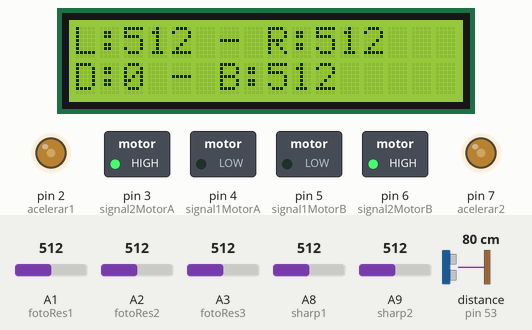
This sketch was run on a simulated Arduino Mega 2560, built with avr-gcc and run on an emulated ATmega2560. Parts: 16×2 character LCD, switched loads named in the sketch (green lamp = pin HIGH), output pins drawn as LEDs (lit = HIGH). Wiring (inferred from the names in the program): ultrasonic range finder: trigger pin 51; echo pin 53. Inputs (shaded band) come from the test bench; at power-on: A3 (fotoRes3) = 512, A1 (fotoRes1) = 512, A2 (fotoRes2) = 512, A8 (sharp1) = 512, A9 (sharp2) = 512, distance to the obstacle (sensor on pin 53) 80 cm. The echo pulse lasts 58.3 µs per cm; pins used as bus, display or sensor lines are not drawn; what the sketch prints to the serial monitor is not drawn.

Above: at 1.2 s.
1.3 s: A3 (fotoRes3) set to 348
At 3.1 s:
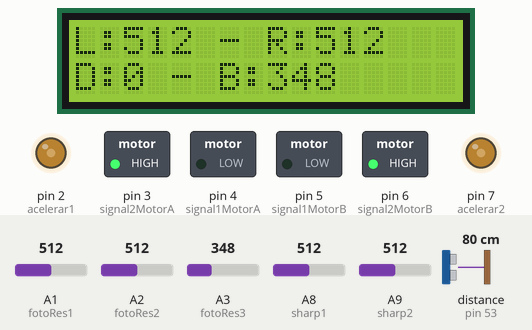
3.6 s: A3 (fotoRes3) set to 321
At 5.2 s:
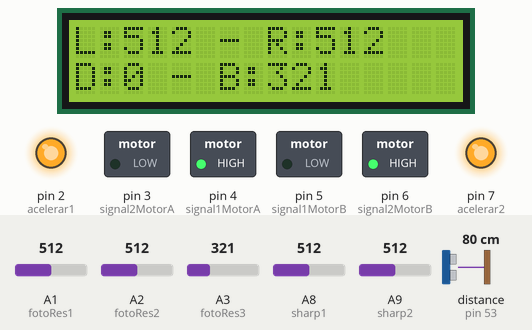
5.8 s: A1 (fotoRes1) set to 575
8.8 s: A1 (fotoRes1) set to 606
At 10.9 s:
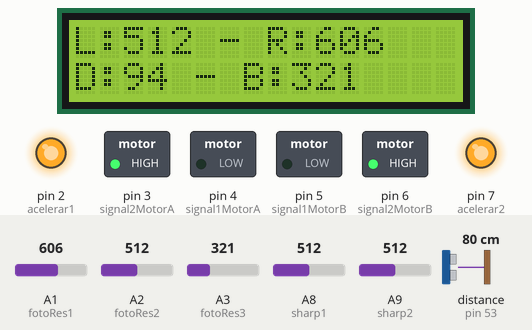
11.3 s: A2 (fotoRes2) set to 544
At 13.2 s:
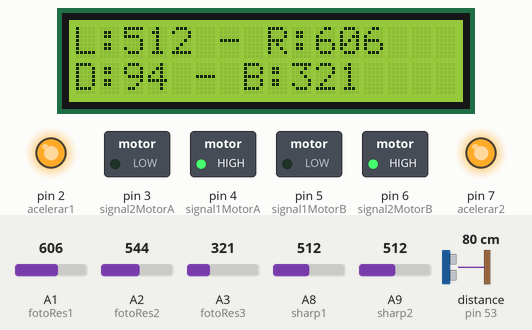
13.5 s: A2 (fotoRes2) set to 697
At 16.5 s:
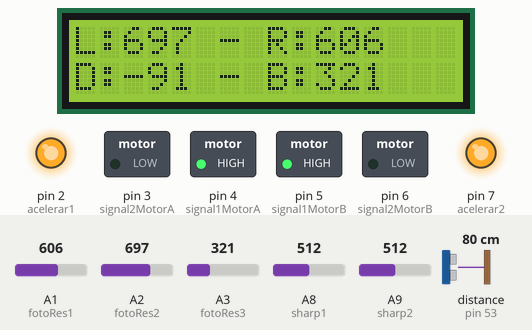
Timing chart, 0 to 17.5 s (numbered marks = the images above; inputs shaded):
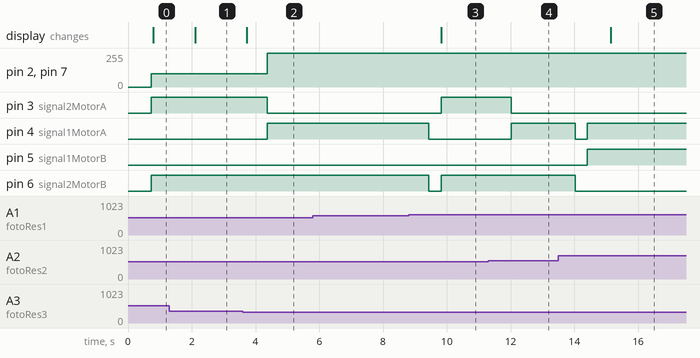

Measured:
- the behaviour switches between 340 and 339 on A3 (fotoRes3) (found by bisection; images 1 and 2)
- the behaviour switches between 591 and 592 on A1 (fotoRes1) (found by bisection; images 2 and 3)
- the behaviour switches between 526 and 527 on A2 (fotoRes2) (found by bisection; images 3 and 4)
- after the input at 1.3 s, the display: changes after 0.81 s (image 1)
- after the input at 3.6 s, pin 2 (acelerar1), pin 7 (acelerar2): 100/255 → 255/255 after 0.76 s; pin 3 (signal2MotorA): HIGH → LOW after 0.76 s; pin 4 (signal1MotorA): LOW → HIGH after 0.76 s; the display: changes after 0.12 s (image 2)
- after the input at 5.8 s, every drawn part: stays the same
- after the input at 8.8 s, pin 3 (signal2MotorA): LOW → HIGH after 1.0 s; pin 4 (signal1MotorA): HIGH → LOW after 0.64 s; pin 6 (signal2MotorB): HIGH → LOW after 0.64 s, → HIGH 0.39 s later; the display: changes after 1.0 s (image 3)
- after the input at 11.3 s, pin 3 (signal2MotorA): HIGH → LOW after 0.72 s; pin 4 (signal1MotorA): LOW → HIGH after 0.72 s
- after the input at 13.5 s, pin 4 (signal1MotorA): HIGH → LOW after 0.53 s, → HIGH 0.36 s later; pin 5 (signal1MotorB): LOW → HIGH after 0.90 s; pin 6 (signal2MotorB): HIGH → LOW after 0.53 s; the display: changes after 1.6 s (image 5)

The sketch:

P10A3-CodigoFinal.ino
```cpp
#include <Wire.h>
#include <LiquidCrystal_I2C.h>
#include "DHT.h"

#define acelerar1 2
#define signal1MotorA 4
#define signal2MotorA 3

#define acelerar2 7
#define signal1MotorB 5
#define signal2MotorB 6

#define voltimetro A0

#define fotoRes1 A1
#define fotoRes2 A2
#define fotoRes3 A3

#define voltimetro A0
#define sharp1 A8
#define sharp2 A9
#define trig 51
#define echo 53

int estado = 0;
int fast = 70, slow = 45, verySlow = 45;

int minV = 687;
int voltaje, battery;

int L_LDR, R_LDR, B_LDR, light_dif;
int umbral_sup = 80, umbral_inf = -80;
int umbralB = 340;

float US_Sensor, L_Sharp, R_Sharp;
int minDist = 40, distRL;


long tiempo;

LiquidCrystal_I2C lcd(0x27,16,2);

void setup() {
  Serial.begin(9600);

  lcd.init();
  lcd.backlight();

  pinMode(signal1MotorA, OUTPUT);
  pinMode(signal1MotorB, OUTPUT);
  pinMode(signal2MotorA, OUTPUT);
  pinMode(signal2MotorB, OUTPUT);

  pinMode(acelerar1, OUTPUT);
  pinMode(acelerar2, OUTPUT);

  pinMode(trig, OUTPUT);
  pinMode(echo, INPUT);

  DriveRobot(0,0);
}

void loop() {
//  if (tiempo % 5000 == 0) {
//    checkBattery();
//  }

  lightSensor();
  distanceSensor();
  followLight();
  lcd.setCursor(0,0);
  //lcd.print("Estado:");
  //lcd.print(estado);
}

void followLight() {
  switch (estado) {
    case 0: // Mientras la luz este directamente en frente y no existan obstaculos en frente, avanza
      while ((light_dif > umbral_inf) && (light_dif < umbral_sup) && (US_Sensor > minDist) && (B_LDR < umbralB)) {
        lightSensor();
        distanceSensor();
        DriveRobot(1,1);
        controlVelocidad(fast, fast);
      }

      DriveRobot(0,0);
      if (B_LDR >= umbralB) {
        estado = 1;
      } else if (US_Sensor > minDist) {
        estado = 2;
      } else {
        // If la luz es muy brillante estado 5 si no estado 3
        estado = 3;
      }
      break;

    case 1: // Caso donde el robot esta volteando al revés
      while (B_LDR >= umbralB) {
          lightSensor();
          DriveRobot(-1,1);
          // controlVelocidad(slow, slow);
          analogControlVelocidad(100, 100);
      }
      estado = 0;
      break;

    case 2: // Caso donde el robot no está viendo hacia la luz
      if (light_dif >= umbral_sup) { // Turn right
        while (light_dif >= umbral_sup) {
          lightSensor();
          DriveRobot(-1,1);
          controlVelocidad(slow, slow);
          //analogControlVelocidad(100, 100);
        }
      } else if (light_dif <= umbral_inf) { // Turn left
        while (light_dif <= umbral_inf) {
          lightSensor();
          DriveRobot(1,-1);
          controlVelocidad(slow, slow);
          //analogControlVelocidad(100, 100);
        }
      }
      // Ya se enderezó
      estado = 0;
      break;

    case 3: // Caso donde el robot tiene un obstaculo en frente y busca orientarse para evadir objeto
      if (R_Sharp >= L_Sharp) { // Hay algo mas cerca a la izquierda entonces preferimos derecha
        while (US_Sensor <= minDist) {
          distanceSensor();
          DriveRobot(-1,1);
          // analogControlVelocidad(150, 150);
          controlVelocidad(verySlow, verySlow);
        }
        DriveRobot(0,0);
//        delay(1000);
        distRL = L_Sharp;
        while ((L_Sharp + 10 <= distRL) && (US_Sensor > minDist)) {
          distanceSensor();
          DriveRobot(1,1);
          analogControlVelocidad(150, 150);
//          controlVelocidad(verySlow, verySlow);
        }
        if (US_Sensor > minDist) {
          estado = 0;
        } else {
          while (US_Sensor <= minDist) {
            distanceSensor();
            DriveRobot(-1,-1);
            controlVelocidad(verySlow, verySlow);
          }
        }
        // Turn right hasta que no haya nada en frente
        // Registrar valor del L_Sharp
        // Avanzar de frente hasta que el valor de L_Sharp rebase el valor registrado por arriba o se tope con algo en frente
        // Si se topa algo en frente regresar al estado 3
      } else { // Hay algo mas cerca a la derecha entonces preferimos izquierda
        while (US_Sensor <= minDist) {
          distanceSensor();
          DriveRobot(1,-1);
          // analogControlVelocidad(150, 150);
          controlVelocidad(verySlow, verySlow);
        }
        DriveRobot(0,0);
//        delay(1000);
        distRL = R_Sharp;
        while ((R_Sharp + 10 <= distRL) && (US_Sensor > minDist)) {
          distanceSensor();
          DriveRobot(1,1);
//          controlVelocidad(verySlow, verySlow);
          analogControlVelocidad(150, 150);
        }
        if (US_Sensor > minDist) {
          estado = 0;
        } else {
          while (US_Sensor <= minDist) {
            distanceSensor();
            DriveRobot(-1,-1);
            controlVelocidad(verySlow, verySlow);
          }
        }
      }
      break;

    case 5: // Chance un caso para que se pare cuando llegue a la luz
      while (true) {
        DriveRobot(0,0);
      }
  }
}

void checkBattery() {
  voltaje = analogRead(voltimetro);
  Serial.print("Lectura voltaje: ");
  Serial.println(voltaje);
  while (voltaje < minV) {
    DriveRobot(0,0);
    lcd.clear();
    lcd.setCursor(0,0);
    lcd.print("LOW BATTERY");
    delay(1000);
  }
}

void lightSensor() {
  // A1 - Right, A2 - Left y A3 - Back
  R_LDR = analogRead(fotoRes1);
  L_LDR = analogRead(fotoRes2);
  B_LDR = analogRead(fotoRes3);

  light_dif = R_LDR - L_LDR;
  Serial.print("R: ");
  Serial.print(R_LDR);
  Serial.print(" - L: ");
  Serial.print(L_LDR);
  Serial.print(" - B: ");
  Serial.print(B_LDR);
  Serial.print(" - DIFF: ");
  Serial.println(light_dif);

  tiempo = millis();
  if (tiempo % 10 == 0) {
    lcd.clear();
    printLightSensors();
  }
}

void printLightSensors() {
  lcd.setCursor(0,0);
  lcd.print("L:");
  lcd.print(L_LDR);
  lcd.print(" - R:");
  lcd.print(R_LDR);

  lcd.setCursor(0,1);
  lcd.print("D:");
  lcd.print(light_dif);
  lcd.print(" - B:");
  lcd.print(B_LDR);
}

void distanceSensor() {
  delay(300);
  // sharp1 - R, sharp2 - L
  int sensorSharp1 = analogRead(sharp1);
  int sensorSharp2 = analogRead(sharp2);

  R_Sharp = 1990*(pow(sensorSharp1, -0.921));
  L_Sharp = 1990*(pow(sensorSharp2, -0.921));

  // Checa distancia con sensor ultrasonico
  digitalWrite(trig, LOW);
  delayMicroseconds(2);
  digitalWrite(trig, HIGH);
  delayMicroseconds(10);
  digitalWrite(trig, LOW);
  long duracion = pulseIn(echo,HIGH);
  US_Sensor = duracion * 0.0343/2;

  Serial.print("US_Sensor");
  Serial.print(US_Sensor);
  Serial.print(" - R_Sharp");
  Serial.print(R_Sharp);
  Serial.print(" - L_Sharp");
  Serial.println(L_Sharp);
  Serial.print("ESTADO:");
  Serial.println(estado);
  Serial.println();

}

void controlVelocidad(int LVel, int RVel) {
  digitalWrite(acelerar1, LVel);
  digitalWrite(acelerar2, RVel-20);
}

void analogControlVelocidad(int LVel, int RVel) {
  analogWrite(acelerar1, LVel);
  analogWrite(acelerar2, RVel);
}

void DriveRobot(float LSignal, float RSignal) {
  // Si la señal de la rueda izquierda es menor a 0, entonces esta gira hacia atràs.
  if(LSignal > 0) {
    digitalWrite(signal1MotorA,HIGH);
    digitalWrite(signal2MotorA,LOW);
//    digitalWrite(acelerar1, 10);
  }

  // Si la señal de la rueda izquierda es mayor a cero, entonces girarà hacia adelante.
  if(LSignal < 0) {
    digitalWrite(signal1MotorA,LOW);
    digitalWrite(signal2MotorA,HIGH);
//    digitalWrite(acelerar1, 10);
  }

  // Si la señal es igual a 0, entonces se queda sin movimiento la rueda
  if(LSignal == 0) {
    digitalWrite(signal1MotorA,LOW);
    digitalWrite(signal2MotorA,LOW);
//    digitalWrite(acelerar1, 0);
  }

  // Si la señal de la rueda derecha es menor a cero, entonces girarà hacia atràs.
  if(RSignal > 0) {
    digitalWrite(signal1MotorB,LOW);
    digitalWrite(signal2MotorB, HIGH);
//    digitalWrite(acelerar2, 10);
  }

  // Si la señal de la rueda derecha es mayor a cero, entonces girarà hacia adelante.
  if( RSignal < 0) {
    digitalWrite(signal1MotorB,HIGH);
    digitalWrite(signal2MotorB,LOW);
//    digitalWrite(acelerar2, 10);
  }

  // Si la señal de la rueda derecha es igual a cero, entonces no se moverà esta rueda.
  if(RSignal == 0) {
    digitalWrite(signal1MotorB,LOW);
    digitalWrite(signal2MotorB,LOW);
//    digitalWrite(acelerar2, 0);
  }
}
```
